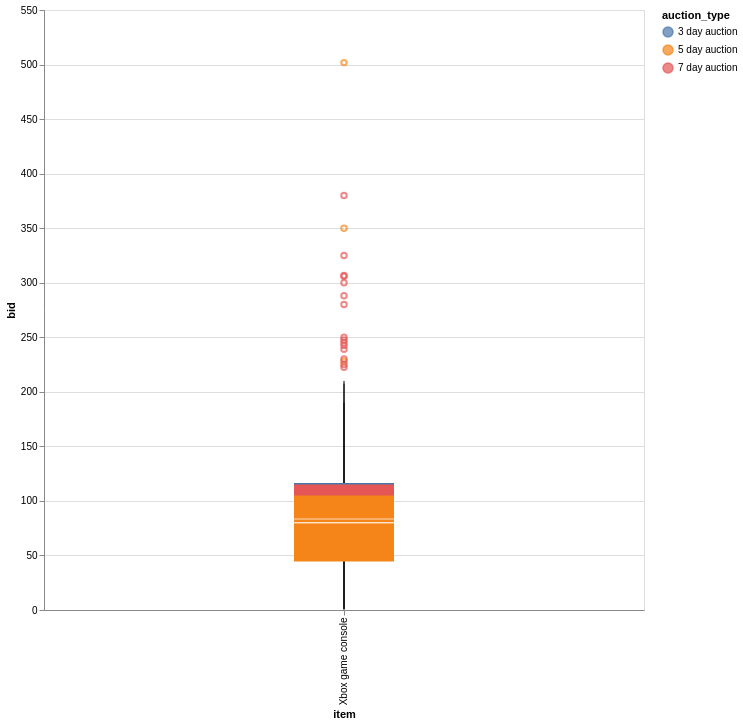

Write notebook code for a chart like this one.
### Code cell
alt.Chart(auction_xbox, height=600, width=600) \
    .mark_boxplot(size=100) \
    .encode(x='item', y='bid', color='auction_type')

### Figure 1 — Vega-Lite specification as saved in the notebook (floating-point values rounded to 4 significant figures; data arrays with more than 128 entries replaced by an {"elided": "..."} marker saying what was removed)
{"config": {"view": {"continuousWidth": 300, "continuousHeight": 300}}, "data": {"name": "data-4846f46a2d167fe27b4f31f96682db21"}, "mark": {"type": "boxplot", "size": 100}, "encoding": {"color": {"field": "auction_type", "type": "nominal"}, "x": {"field": "item", "type": "nominal"}, "y": {"field": "bid", "type": "quantitative"}}, "height": 600, "width": 600, "$schema": "https://vega.github.io/schema/vega-lite/v6.1.0.json", "datasets": {"data-4846f46a2d167fe27b4f31f96682db21": {"elided": "628 records"}}}
